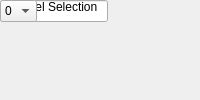
<?xml version="1.0" encoding="UTF-8"?>
<ui version="4.0">
 <class>MainWindow</class>
 <widget class="QMainWindow" name="MainWindow">
  <property name="windowTitle"><string>adc_16g_asnt</string></property>
  <widget class="QWidget" name="centralwidget">
   <!-- NOTE: this is a simplified structural mirror of the generated
        <module>_ui.py, not a full round-trip Designer file. Regenerate
        both from the same spec if you need to edit layout by hand. -->
       <widget class="QLabel" name="label_name">
     <property name="text"><string>Block name</string></property>
    </widget>
       <widget class="QLineEdit" name="name"/>
       <widget class="QLabel" name="label_channel_sel">
     <property name="text"><string>Channel Selection</string></property>
    </widget>
       <widget class="QComboBox" name="channel_sel">
     <item><property name="text"><string>0</string></property></item>
     <item><property name="text"><string>1</string></property></item>
     <item><property name="text"><string>2</string></property></item>
     <item><property name="text"><string>3</string></property></item>
    </widget>
  </widget>
 </widget>
 <resources/>
 <connections/>
</ui>
